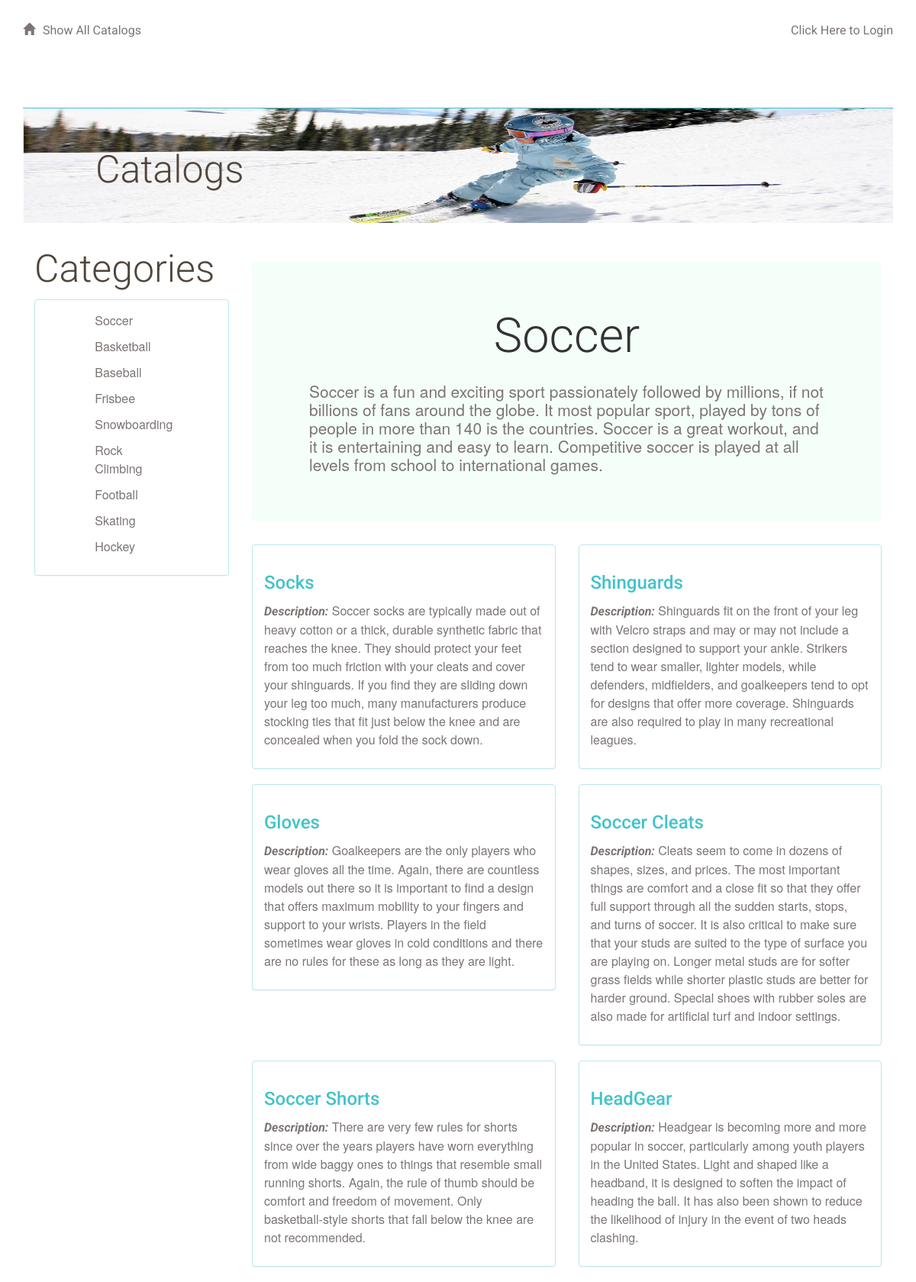
The app's page /catalog/1 with its own data.
### database_setup.py (models this page shows, shortened)
class Catalog(Base):
    __tablename__ = 'catalog'
    id = Column(Integer, primary_key=True)
    name = Column(String(250), nullable=False)
    user_id = Column(Integer, ForeignKey('user.id'))
    user = relationship(User, cascade="delete")
    description = Column(String(250))

class CatalogItem(Base):
    __tablename__ = 'catalog_item'
    name = Column(String(80), nullable=False)
    id = Column(Integer, primary_key=True)
    description = Column(String(250))
    catalog_id = Column(Integer, ForeignKey('catalog.id'))
    catalog = relationship(Catalog, cascade="delete")
    user_id = Column(Integer, ForeignKey('user.id'))
    user = relationship(User, cascade="delete")

### application.py (the view)
@app.route('/')
@app.route('/catalog/<int:catalog_id>')
def catalogItems(catalog_id):
    catalogs = session.query(Catalog).all()
    catalog = session.query(Catalog).filter_by(id=catalog_id).one()
    items = session.query(CatalogItem).filter_by(
            catalog_id=catalog_id).all()
    creator = getUserInfo(catalog.user_id)
    if 'username' not in login_session:
        return render_template(
            'publicCatalogItem.html', catalogs=catalogs, catalog=catalog,
            catalog_id=catalog_id, items=items, ceator=creator)
    else:
        return render_template(
            'catalogitem.html', catalog=catalog, items=items,
            catalog_id=catalog_id, catalogs=catalogs, creator=creator)

### application.py (called while the page is built)
def getUserInfo(user_id):
    user = session.query(User).filter_by(id=user_id).one()
    return user

### templates/publicCatalogItem.html (shortened to what this page needs)
{% extends "main.html" %}
{% block content %}
{% include "header.html" %}
<div class = "container-fluid">
<div class = "row">
<div class = "col-md-3">
  <h1> Categories </h1>
  <div class="panel panel-info">
    <div class="panel-body">
      <div class = "row">
        <div class = "col-md-3"></div>
        <div class = "col-md-6">
          {% for i in catalogs %}
          <a href = '{{url_for('catalogItems', catalog_id = i.id)}}'>
          <p>
            {{i.name}}
          </p>
          </a>
          {% endfor %}
        </div>
        <div class = "col-md-3"></div>
      </div>
    </div>
  </div>
</div>
<div class = "col-md-9">
  <br><br>
  <div class="jumbotron">
    <div class="container-fluid">
      <h1 class = "text-center">{{ catalog.name }}</h1>
      <br>
      <p>{{catalog.description}}</p>
    </div>
  </div>
  <div class="row">
    <div class="col-md-12">
      <div class="row row-eq-height">
        {% for i in items%}
        <div class="col-md-6">
          <div class="panel panel-info">
            <div class="panel-body">
              <div class = 'itemName'>
                <a href = "{{url_for('showItemInfo', catalog_id = catalog_id,
                  catalogItem_id = i.id)}}">
                  <h2>{{i.name}}</h2>
                </a>
                <p><em>Description:</em> {{i.description}}</p>
              </div>
            </div>
          </div>
        </div>
        {% if loop.index is divisibleby 2 %}
      </div>
      <div class="row row-eq-height">
        {% endif %}
        {% endfor %}
      </div>
    </div>
  </div>
</div>
{% endblock %}

### static/newstyles.css (style rules this page uses)
* { font-family: "Helvetica Neue Bold", Roboto, Helvetica, Arial, sans-serif; font-weight: 700; }
h1 { font-family: "Helvetica Neue Light", Roboto, Helvetica, Arial, sans-serif; font-size: 50px; color: #51453B; line-height: 60px; font-weight: 300; }
h2 { font-size: 24px; color: #42C3C9; line-height: 29px; }
p { font-family: "Helvetica Neue", Roboto, Helvetica, Arial, sans-serif; font-size: 16px; color: #7B7573; line-height: 24px; font-weight: 400; }
a { font-size: 16px; color: #0093B9; line-height: 17px; }
.jumbotron { position: relative; background: #F5FFFA; width: 100%; height: 100%; background-size: cover; overflow: hidden; }

### records on screen
Catalog: name "Soccer", description "Soccer is a fun and exciting sport passionately followed by millions, if not billions of fans around the globe. It most popular sport, played by tons of people in more than 140 is the countries. Soccer is a great workout, and it is entertaining and easy to learn. Competitive soccer is played at all levels from school to international games."
Catalog: name "Basketball"
Catalog: name "Baseball"
Catalog: name "Frisbee"
Catalog: name "Snowboarding"
Catalog: name "Rock Climbing"
Catalog: name "Football"
Catalog: name "Skating"
Catalog: name "Hockey"
CatalogItem: name "Socks", description "Soccer socks are typically made out of heavy cotton or a thick, durable synthetic fabric that reaches the knee. They should protect your feet from too much friction with your cleats and cover your shinguards. If you find they are sliding down your leg too much, many manufacturers produce stocking ties that fit just below the knee and are concealed when you fold the sock down."
CatalogItem: name "Shinguards", description "Shinguards fit on the front of your leg with Velcro straps and may or may not include a section designed to support your ankle. Strikers tend to wear smaller, lighter models, while defenders, midfielders, and goalkeepers tend to opt for designs that offer more coverage. Shinguards are also required to play in many recreational leagues."
CatalogItem: name "Gloves", description "Goalkeepers are the only players who wear gloves all the time. Again, there are countless models out there so it is important to find a design that offers maximum mobility to your fingers and support to your wrists. Players in the field sometimes wear gloves in cold conditions and there are no rules for these as long as they are light."
CatalogItem: name "Soccer Cleats", description "Cleats seem to come in dozens of shapes, sizes, and prices. The most important things are comfort and a close fit so that they offer full support through all the sudden starts, stops, and turns of soccer. It is also critical to make sure that your studs are suited to the type of surface you are playing on. Longer metal studs are for softer grass fields while shorter plastic studs are better for harder ground. Special shoes with rubber soles are also made for artificial turf and indoor settings."
CatalogItem: name "Soccer Shorts", description "There are very few rules for shorts since over the years players have worn everything from wide baggy ones to things that resemble small running shorts. Again, the rule of thumb should be comfort and freedom of movement. Only basketball-style shorts that fall below the knee are not recommended."
CatalogItem: name "HeadGear", description "Headgear is becoming more and more popular in soccer, particularly among youth players in the United States. Light and shaped like a headband, it is designed to soften the impact of heading the ball. It has also been shown to reduce the likelihood of injury in the event of two heads clashing."
